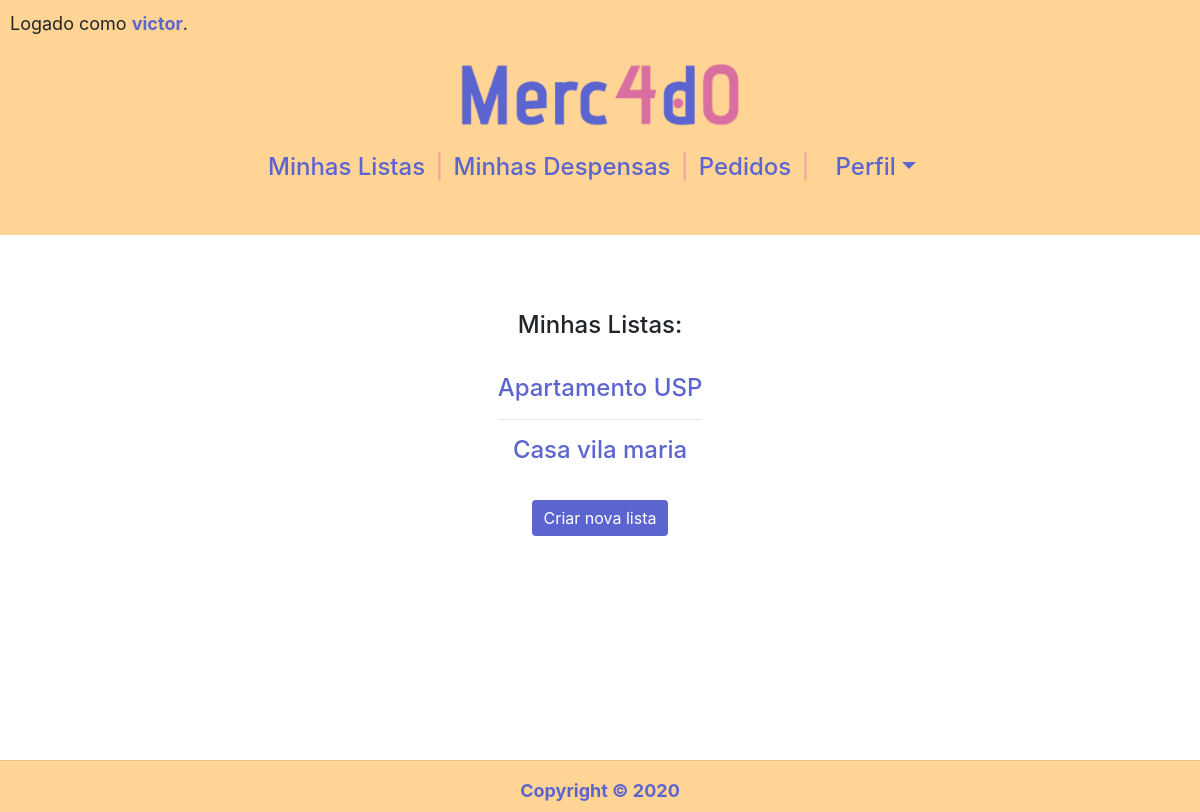
The page / (signed in) on the database as committed earlier.
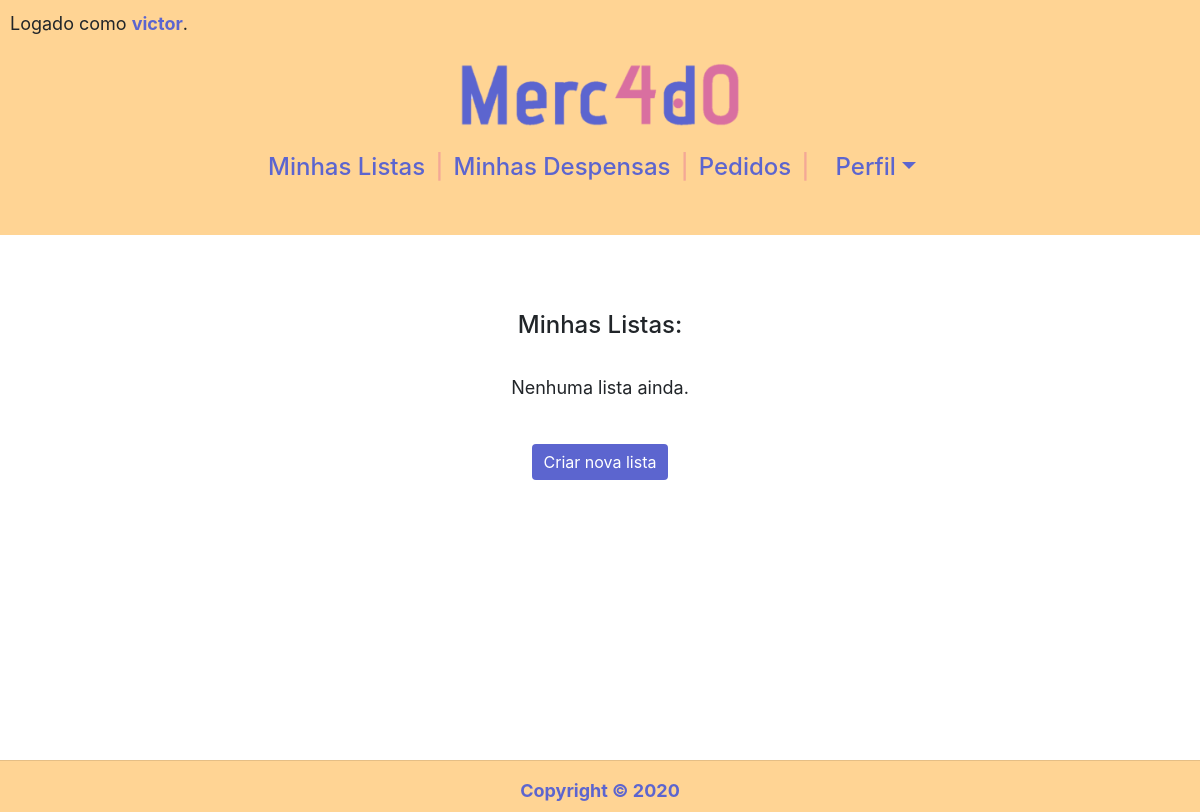
The same page on the database as committed later.
### compras/models.py (models this page shows, shortened)
class Lista(models.Model):
    nome = models.CharField(max_length=50)
    usuario = models.ForeignKey(Usuario,
                                on_delete=models.CASCADE,
                                related_name="listas")

### compras/views.py (the view)
# urls.py: path('', views.index, name="index"),
@login_required(login_url='login')
def index(request):
    return render(request, "compras/index.html", {
        "listas": Lista.objects.filter(usuario=request.user).order_by('nome'),
        "produtos": Produto.objects.order_by('nome'),
    })

### compras/templates/compras/index.html (shortened to what this page needs)
{% extends "compras/layout.html" %}
{% load static %}
{% block body %}
<div class="container">
    <div id="row" class="row">
        <div class="col" style="margin-top: 12px;">
            <h4>Minhas Listas:</h4>
            <br>
            <ul>
                {% for lista in listas %}
                {% if forloop.counter0 > 0 %}
                <hr>
                {% endif %}
                <li>
                    <h4><a href="" onclick="mostrar('{{ lista.id }}'); return false">{{ lista.nome }}</a></h4>
                </li>
                {% empty %}
                <p>Nenhuma lista ainda.</p>
                {% endfor %}
            </ul>
            <br>
            <button id="but_criar" type="button"
                onclick="document.querySelector('#criar').style.display = 'block'; this.style.display = 'none'"
                class="btn btn-primary">Criar nova lista</button>
        </div>
    </div>
</div>
{% endblock %}

Rows that differ between the two databases and show on the page:
removed Lista: nome "Apartamento USP"
removed Lista: nome "Casa vila maria"
Other text that changed with them:
text now shown: "Nenhuma lista ainda."
